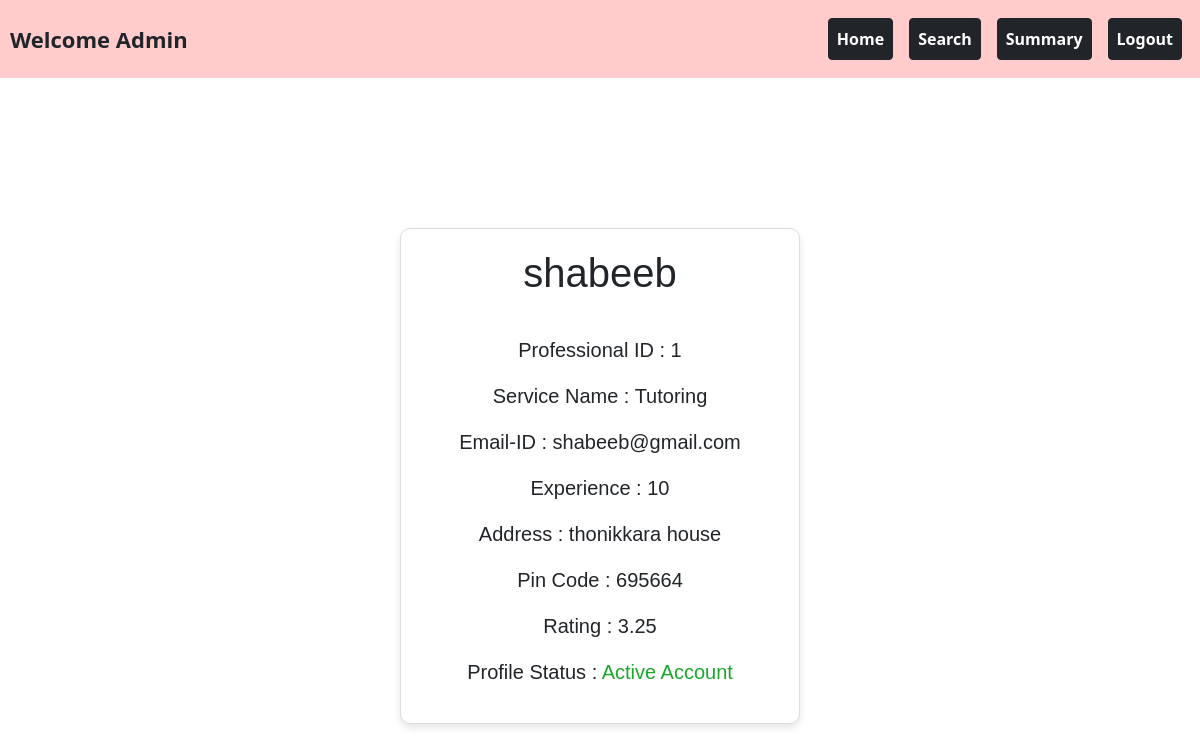
/professional/1, run on an earlier commit of the app's database.
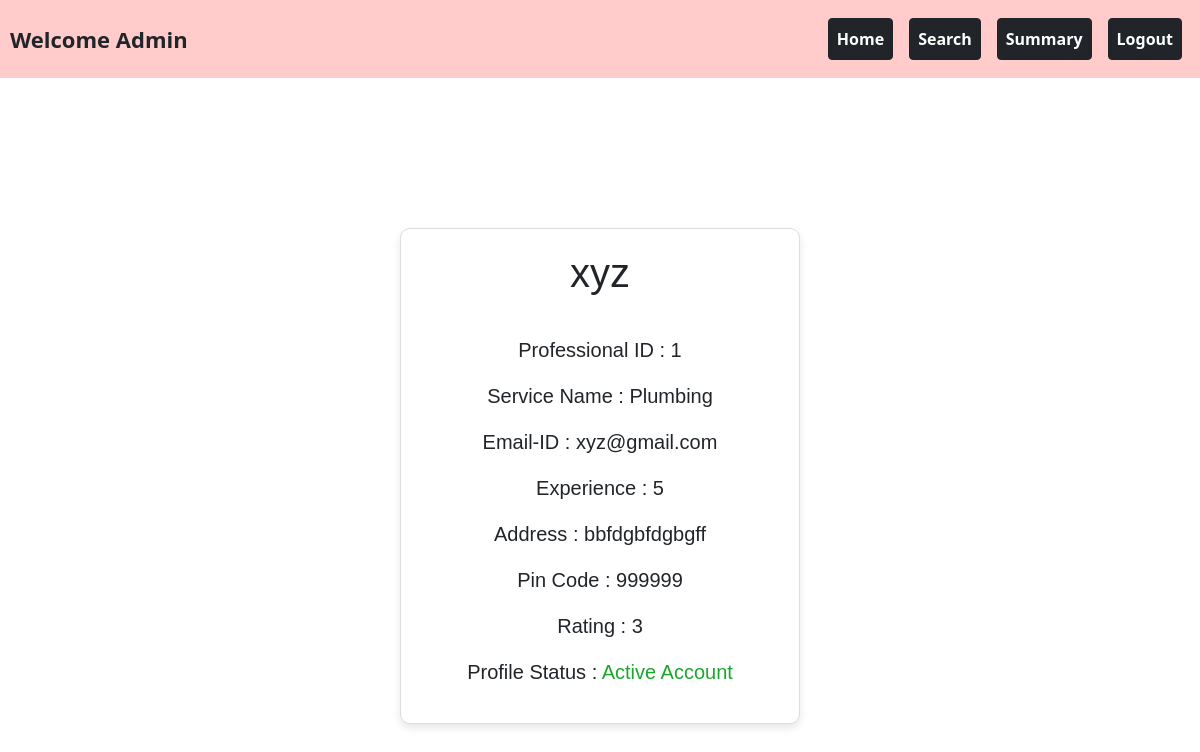
And on a later commit of the database.
### backend/models.py (models this page shows)
class Professional_Info(db.Model):
    __tablename__="professional_info"
    id=db.Column(db.Integer,primary_key=True)
    email_id=db.Column(db.String,unique=True,nullable=False)
    password=db.Column(db.String,nullable=False)
    full_name=db.Column(db.String,nullable=False)
    experience=db.Column(db.Integer,nullable=False)
    proof_doc=db.Column(db.String,nullable=False)
    address=db.Column(db.String,nullable=False)
    pin_code=db.Column(db.Integer,nullable=False)
    service_id=db.Column(db.Integer,db.ForeignKey("service.id"))
    rating=db.Column(db.Integer,default=0)
    price=db.Column(db.Integer,nullable=True)
    profile_status=db.Column(db.Integer,default=0) #not accepted yet=0 ,accepted=1
    blocked_status=db.Column(db.Integer,default=0) #not blocked=0, 1-blocked
    service_requests=db.relationship("Service_Request",cascade="all,delete",backref="professional_info",lazy=True)

class Service(db.Model):
    __tablename__="service"
    id=db.Column(db.Integer,primary_key=True)
    name=db.Column(db.String,nullable=False)
    basic_price=db.Column(db.Integer,nullable=False)
    Description=db.Column(db.String,nullable=False)
    professionals=db.relationship("Professional_Info",cascade="all,delete",backref="service",lazy=True)
    service_requests=db.relationship("Service_Request",cascade="all,delete",backref="service",lazy=True)

### backend/controller.py (the view)
@app.route('/professional/<int:prof_id>')
def professional(prof_id):
    professional=Professional_Info.query.get(prof_id)
    service=Service.query.filter_by(id=professional.service_id).first()
    service_name=service.name
    return render_template("prof_profile(admin).html",prof=professional,name=service_name)

### templates/prof_profile(admin).html (shortened to what this page needs)
<!DOCTYPE html>
<html lang="en">
<head>
    <link href="https://cdn.jsdelivr.net/npm/bootstrap@5.0.2/dist/css/bootstrap.min.css" rel="stylesheet">
</head>
    <body>
        <div class="container-fluid" style="background-color: #ffcccb; padding: 10px;">
            <nav class="navbar navbar-expand-lg navbar-light w-100">
                <div style="font-size: 22px;"><strong>Welcome Admin</strong></div>
                <div class="collapse navbar-collapse justify-content-end" id="navbarNav">
                    <ul class="navbar-nav">
                        <li class="nav-item">
                            <a class="nav-link btn btn-dark mx-2 text-white fw-bold" href="{{url_for('admin_dashboard')}}">Home</a>
                        </li>
                        <li class="nav-item">
                            <a class="nav-link btn btn-dark mx-2 text-white fw-bold" href="{{url_for('search_tab_admin')}}">Search</a>
                        </li>
                        <li class="nav-item">
                            <a class="nav-link btn btn-dark mx-2 text-white fw-bold" href="{{url_for('summary_admin')}}">Summary</a>
                        </li>
                        <li class="nav-item">
                            <a class="nav-link btn btn-dark mx-2 text-white fw-bold" href="/">Logout</a>
                        </li>
                    </ul>
                </div>
            </nav>
        </div>
        <div class="card" style="width:400px;font-size: 20px; ">
            <h1>{{prof.full_name}}</h1><br>
            <div >
                <p>Professional ID : {{prof.id}}</p>
                <p>Service Name : {{name}}</p>
                <p>Email-ID : {{prof.email_id}}</p>
                <p>Experience : {{prof.experience}}</p>
                <p>Address : {{prof.address}}</p>
                <p>Pin Code : {{prof.pin_code}}</p>
                <p>Rating : {{prof.rating}}</p>
                <p>Profile Status : {% if prof.profile_status==0 and prof.blocked_status==0 %} <span style="color: rgb(27, 43, 215);"> Not Yet Approved </span> {% elif prof.profile_status==1 and prof.blocked_status==0 %} <span style="color: rgb(26, 167, 43);"> Active Account </span> {% else %} <span style="color: rgb(233, 30, 30);">Blocked {% endif %}</span></p>
        </div>
    </body>
</html>

What changed in the data, as far as the page shows it:
no longer on this page (row edited): Service: name "Tutoring"
changed Professional_Info id 1: full_name "shabeeb" → "xyz"; email_id "shabeeb@gmail.com" → "xyz@gmail.com"; experience "10" → "5"; address "thonikkara house" → "bbfdgbfdgbgff"; pin_code "695664" → "999999"; rating "3.25" → "3"
added Service: name "Plumbing"
